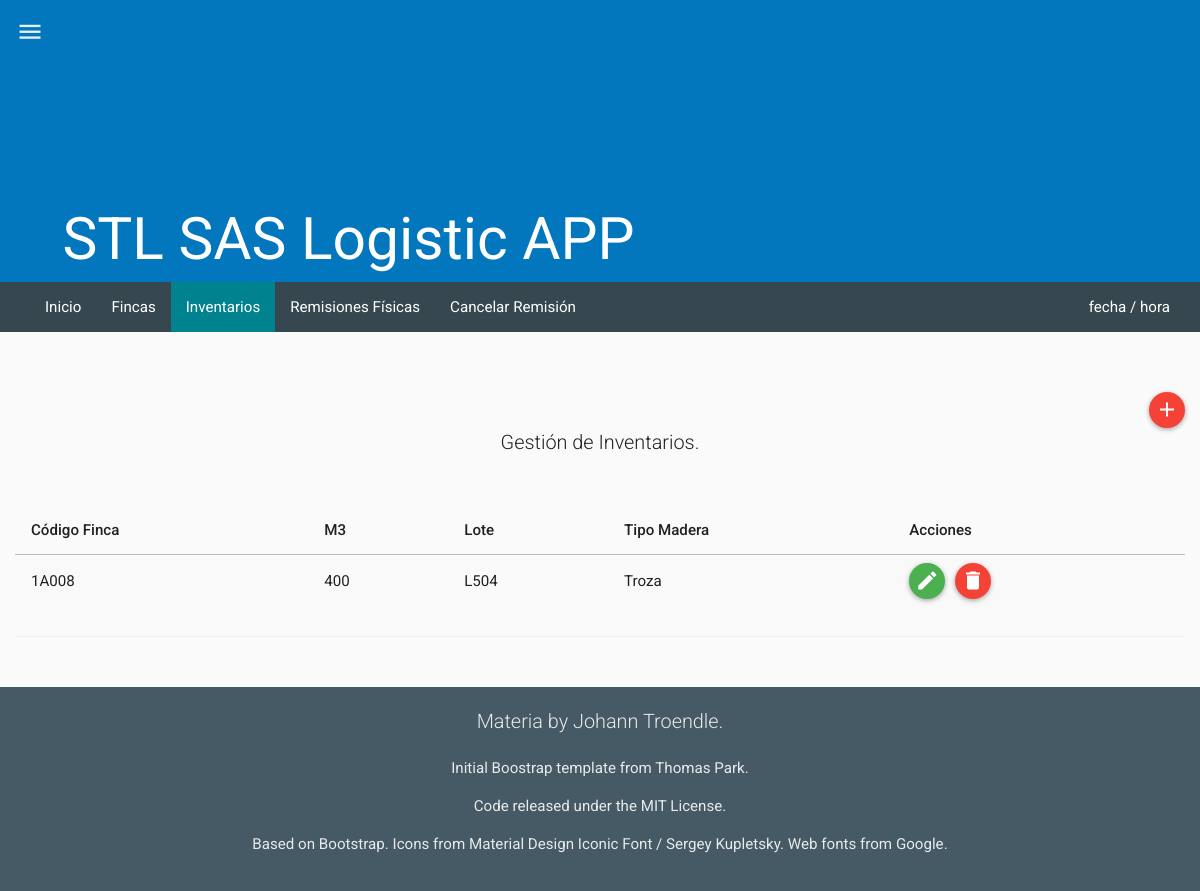
Before: /mods/inventarios/inventarios.php (signed in) with the older database file.
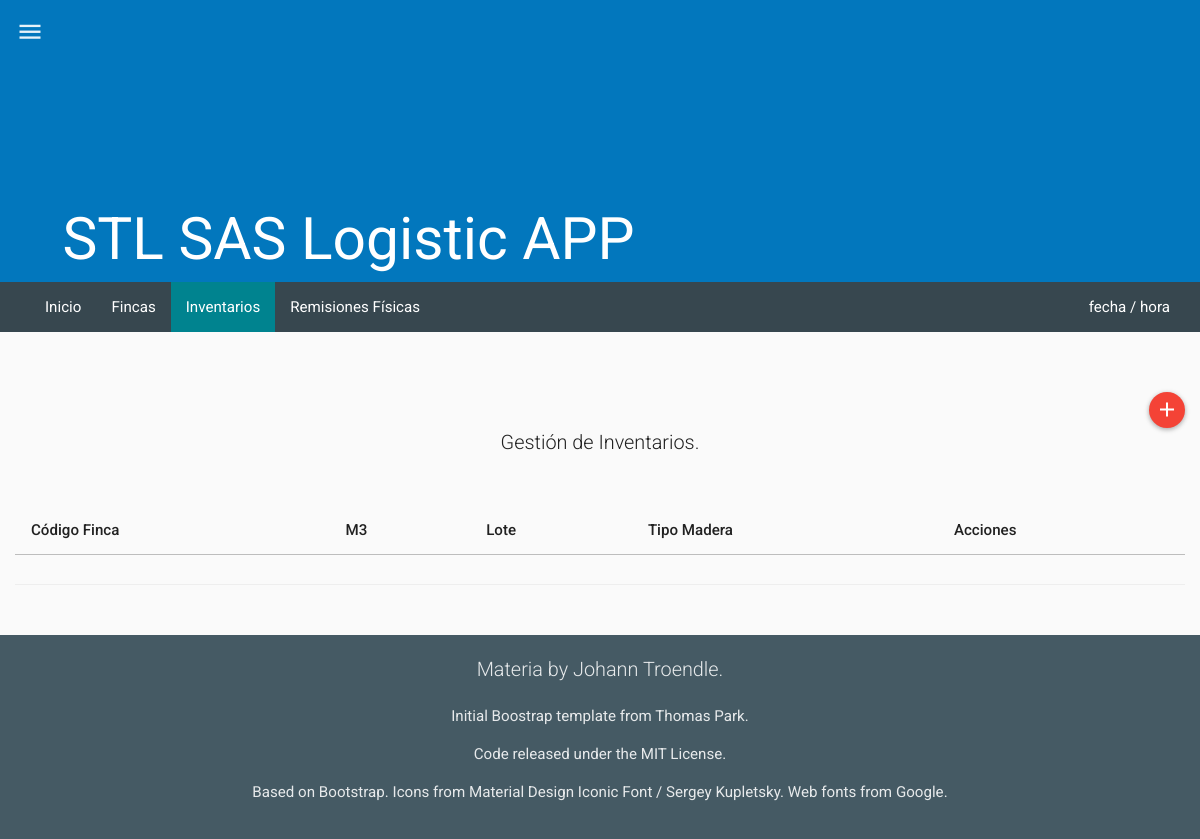
After: the same page with the newer database file.
### tables this page shows
CREATE TABLE IF NOT EXISTS `tbl_modulos` (
  `mo_id` int(11) NOT NULL,
  `mo_nombre` varchar(30) NOT NULL,
  `mo_ruta` varchar(60) NOT NULL,
  `mo_descripcion` varchar(180) NOT NULL,
  `mo_timestamp` timestamp NOT NULL DEFAULT CURRENT_TIMESTAMP ON UPDATE CURRENT_TIMESTAMP,
  `mo_created` int(11) NOT NULL,
  `mo_estado` int(11) NOT NULL
);

CREATE TABLE IF NOT EXISTS `tbl_inventario` (
  `in_id` int(11) NOT NULL,
  `in_fi_id` int(11) NOT NULL,
  `in_supervisor` varchar(60) NOT NULL,
  `in_mt_cubico` int(11) NOT NULL,
  `in_lote` varchar(20) NOT NULL,
  `in_tipo_materia` int(11) NOT NULL COMMENT 'tipo de materia prima: 1=troza , 2=pulpa',
  `in_timestamp` timestamp NOT NULL DEFAULT CURRENT_TIMESTAMP ON UPDATE CURRENT_TIMESTAMP,
  `in_created` int(11) NOT NULL,
  `in_estado` int(11) NOT NULL
);

CREATE TABLE IF NOT EXISTS `tbl_fincas` (
  `fi_id` int(11) NOT NULL,
  `fi_codigo` varchar(10) NOT NULL,
  `fi_nombre` varchar(60) NOT NULL,
  `fi_ciudad` varchar(30) NOT NULL,
  `fi_timestamp` timestamp NOT NULL DEFAULT CURRENT_TIMESTAMP ON UPDATE CURRENT_TIMESTAMP,
  `fi_created` int(11) NOT NULL,
  `fi_estado` int(11) NOT NULL
);

### php/inventarios.php (the view, shortened to what this page needs)
<?php
class inventarios{
  function get_inventario(){
    $rt = new route();
    if(isset($_SESSION["ses_id"])){
      $qry='SELECT * FROM tbl_inventario AS I
            INNER JOIN tbl_fincas AS F
            ON I.in_fi_id = F.fi_id ORDER BY F.fi_codigo ASC  ';
      $res = mysql_query($qry);
      $item =" ";
      $script ="<script>$(document).ready(function(){";
      while($row_res = mysql_fetch_assoc($res)) {
        if($row_res["in_tipo_materia"]==1){$tipo_materia="Troza";}else{$tipo_materia="Pulpa";}
        $item.='
              <tr>
                <td>'.$row_res["fi_codigo"].'</td>
                <td>'.$row_res["in_mt_cubico"].'</td>
                <td>'.$row_res["in_lote"].'</td>
                <td>'.$tipo_materia.'</td>
                <td>
                  <div id="edt-button" onclick="" class="btn btn-floating-mini btn-success" title="Modificar"><i class="md  md-edit"></i></div>
                  <div id="del-button" onclick="" class="btn btn-floating-mini btn-danger" title="Borrar"><i class="md  md-delete"></i></div>
                </td>
              </tr>
        ';
        $script.='';
      }
      $script.='});</script>';
    }
    else{$rt->routing($rt->path("login"));}
    $html='
          <table class="table table-striped table-hover ">
            <thead>
              <tr>
                <th>Código Finca</th>
                <th>M3</th>
                <th>Lote</th>
                <th>Tipo Madera</th>
                <th>Acciones</th>
              </tr>
            </thead>
            <tbody>
              '.$item.'
            </tbody>
          </table>
    ';
    return $script.$html;
  }
}
?>

### php/app_menu.php (shortened to what this page needs)
<?php
class app_menu{
  function build_menu(){
    $rt = new route();
    if(isset($_SESSION["ses_id"])){
      $qry='SELECT * FROM tbl_modulos AS M
            INNER JOIN tbl_usuarios AS U
            INNER JOIN tbl_permisos AS P
            INNER JOIN tbl_per_x_usu AS PxU
            INNER JOIN tbl_permisos_x_modulo AS PxM
            WHERE M.mo_id = PxM.pxm_mo_id
            AND PxM.pxm_pe_id = P.pe_id
            AND P.pe_id = PxU.pxu_pe_id
            AND PxU.pxu_us_id = U.us_id
            AND U.us_id = '.$_SESSION["ses_id"];
      $res = mysql_query($qry);
      $menuitem =" ";
      $script ="<script>$(document).ready(function(){";
      while($row_res = mysql_fetch_assoc($res)) {
        $menuitem.='<li><a href="#" id="'.$row_res['mo_nombre'].'" class="">'.$row_res['mo_descripcion'].'</a></li>';
        $script.='$("#'.$row_res['mo_nombre'].'").on("click", function(){$(location).attr("href","'.$row_res['mo_ruta'].'"); });';
      }
      $script.='});</script>';
    }
    else{$rt->routing($rt->path("login"));}
    $html='
            <nav class="navbar navbar-inverse">
              <div class="container-fluid">
                <div class="navbar-header">
                  <button type="button" class="navbar-toggle collapsed" data-toggle="collapse" data-target="#bs-example-navbar-collapse-2">
                    <span class="sr-only">Toggle navigation</span>
                    <span class="icon-bar"></span>
                    <span class="icon-bar"></span>
                    <span class="icon-bar"></span>
                  </button>
                </div>
                <div class="collapse navbar-collapse" id="bs-example-navbar-collapse-2">
                  <ul class="nav navbar-nav">
                  '.$menuitem.'
                  </ul>
                  <ul class="nav navbar-nav navbar-right">
                    <li><a href="#" class="">fecha / hora</a></li>
                  </ul>
                </div>
              </div>
            </nav>
    ';
    return $script.$html;
  }
}
?>

Changed rows visible on the page:
removed tbl_modulos: mo_descripcion "Cancelar Remisión"
no longer on this page (row edited): tbl_inventario: tbl_fincas.fi_codigo "1A008", in_mt_cubico "400", in_lote "L504", in_tipo_materia "Troza"
